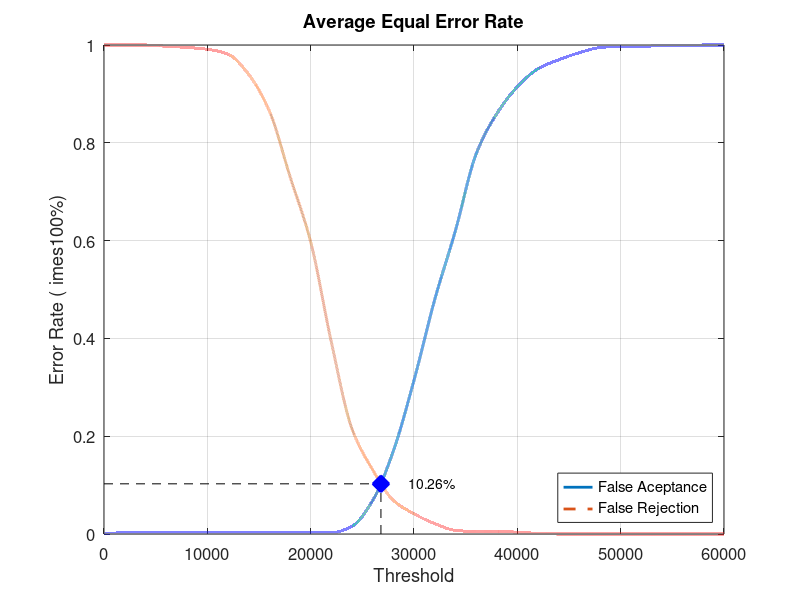
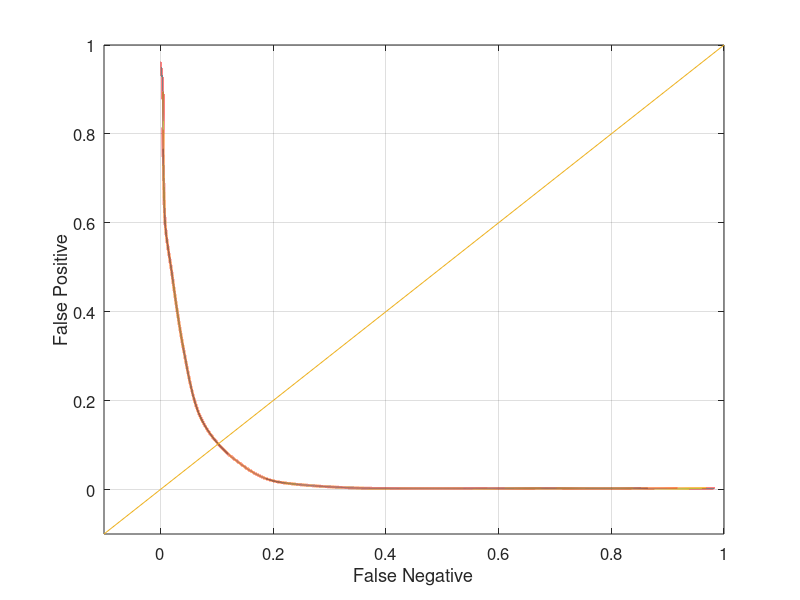

Here is the MATLAB script that generated these plots, in order:
close all;
clear;
clc;
x = 0:2000:60000;
xq = 0:0.5:60000;

y0 = [0 0.00263158 0.00263158 0.00263158 0.00263158 0.00263158 0.00263158 0.00263158 0.00263158 0.00263158 0.00263158 0.00263158 0.0157895 0.0684211 0.169737 0.314474 0.478947 0.619737 0.776316 0.85921 0.914474 0.951316 0.969737 0.984211 0.994737 0.997368 0.997368 0.998684 0.998684 1 1]
yy0 = interp1(x, y0, xq, 'pchip');
y1 = [1 1 1 0.9975 0.995 0.99125 0.98125 0.94 0.865 0.73125 0.5975 0.3925 0.215 0.13125 0.06875 0.04125 0.02125 0.0075 0.005 0.005 0.00375 0.00125 0 0 0 0 0 0 0 0 0]
yy1 = interp1(x, y1, xq, 'pchip');

% Calculating EER: 
y2 = abs(y0 - y1);
find(y2 == min(y2))
yy2 = abs(yy0 - yy1);
xEER = find(yy2 == min(yy2));
xEERIndex = xq(xEER) % X-axis EER
yEER = yy0(xEER) % Y-axis EER

main = figure
plot(xq, yy0,'-','LineWidth', 2);	hold on
plot(xq, yy1,'--','LineWidth', 2);	hold on
plot([xEERIndex xEERIndex], [0 yEER], 'k--');	hold on
plot([0 xEERIndex], [yEER yEER], 'k--');	hold on
plot(xEERIndex, yEER, 'bx', 'LineWidth', 10);	hold on
text(xEERIndex + 10 * xEERIndex / 100, yEER, [num2str(round((10000 * yEER)) / 100) '%'])
legend('False Aceptance', 'False Rejection', 'Location', 'SouthEast')
xlabel('Threshold')
ylabel('Error Rate (	imes100%)')
title('Average Equal Error Rate')
set(gca, 'FontSize', 12)
axis([0 60000 0 1])
grid on

print(main, 'Experiment1AverageMain', '-dpng');
FNRxFPR = figure('Color', [1 1 1]);
plot(yy1, yy0, '-', yy1, yy0, 'LineWidth', 2);
hold on
y = -0.1:0.1:1
plot(y, y); 
set(gca, 'FontSize', 12)
xlabel('False Negative')
ylabel('False Positive')
axis([-0.1 1 -0.1 1])
set(gca, 'FontSize', 12)
grid on

print(FNRxFPR, 'Experiment1AverageFNRxFPR','-dpng');
